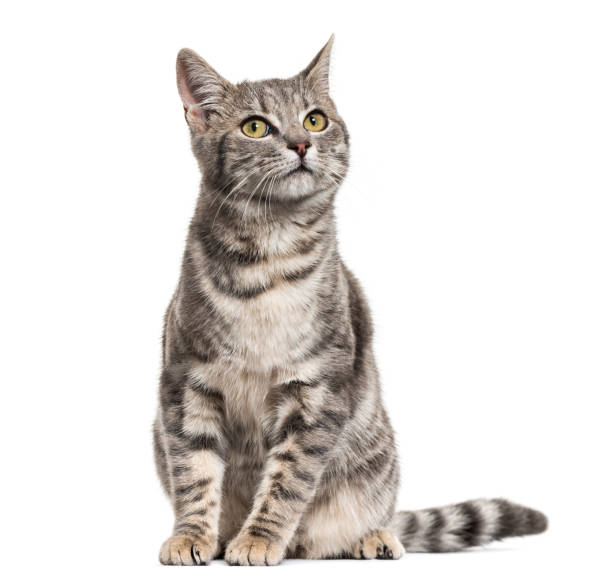
#> input picture cat.jpg, 612 x 584 px, found by its file name
$ jupyter execute day16.ipynb
#> lines starting #> are read from the running program, lines starting #| are printed output that depends on the picture
[cell 1]
import matplotlib.pyplot as plt
import cv2
#from day16_1 import imshow

[cell 2]
#featre dection

[cell 3]
img=cv2.imread("C:\\Users\\ishuk\\Desktop\\4rd year intership\\collage\\python fundamental\\fundamental of ml_ai\\cat.jpg")
#> img is the input picture: shape (584, 612, 3); mean B, G, R 219.2, 222.2, 226.1

[cell 4]
img11=cv2.imread("C:\\Users\\ishuk\\Desktop\\4rd year intership\\collage\\python fundamental\\fundamental of ml_ai\\dog.jpg")
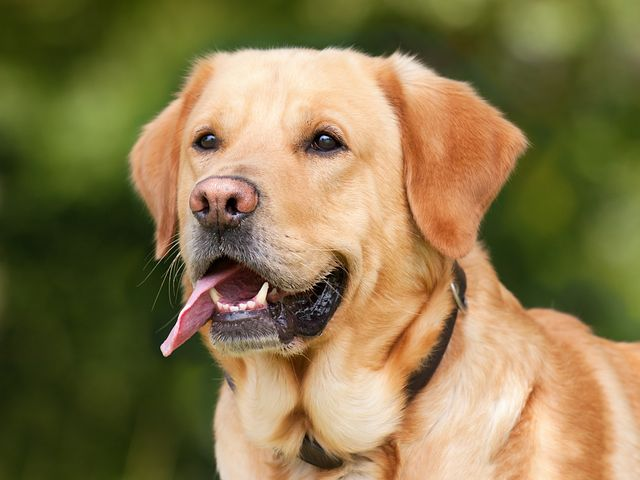
#> input picture dog.jpg, 640 x 480 px, found by its file name
#> img11 is the input picture: shape (480, 640, 3); mean B, G, R 76.2, 119.6, 136.3
img11.shape
len(img11)
#> Out = 480

[cell 5]
plt.imshow(img)

[cell 6]
#!python -m pip install opencv-contrib-python --user

[cell 7]
'''In order to perform detection of features and
 matching, we make use of a function called sift
 function or Scale invariant Feature Transform function
 in OpenCV using which the vector representations
 from the image’s visual '''

[cell 8]
'''ORB is a fusion of FAST keypoint detector
 and BRIEF descriptor with some added features to
improve the performance'''

[cell 9]
'''Use Alternative Feature Detection and Description
Methods: Since the xfeatures2d module has been
deprecated, you should consider using alternative
methods available in the main cv2 module or other
libraries. OpenCV provides various feature detection and
 description algorithms that are still available.
 For example, you can use cv2.SIFT or cv2.ORB
 from the main cv2 module.'''

[cell 10]
sift_d=cv2.SIFT_create()
orb_d=cv2.ORB_create()
#surf_d=cv2.xfeatures2d.SURF()

[cell 11]
'''# Detect keypoints and compute descriptors'''

[cell 12]
kp1, des1=sift_d.detectAndCompute(img,None)
#> kp1 = 1349 keypoints; strongest (x, y, size): (220, 556, 7.1), (518, 522, 26.1), (385, 554, 10.6), (237, 564, 3.4)
len(kp1)
#> Out = 1349

[cell 13]
kp2, des2=sift_d.detectAndCompute(img11,None)
#> kp2 = 555 keypoints; strongest (x, y, size): (324, 137, 2.4), (166, 348, 8.6), (321, 141, 25), (265, 287, 4.7)
len(kp2)
#> Out = 555

[cell 14]
kp1
#> Out has the same summary as kp1

[cell 15]
len(kp1)
#> Out = 1349

[cell 16]
kp1_0=kp1[1]
#> kp1_0 = keypoint at (152, 422.6), size 1.9
kp1_0.size
#> Out = 1.88

[cell 17]
kp1_0=kp1[0]
#> kp1_0 = keypoint at (150.6, 427.6), size 3.1
kp1_0.size
#> Out = 3.14

[cell 18]
import matplotlib.pyplot as plt
img1_kp=cv2.drawKeypoints(img,kp1,0,(0,0,255),cv2.DRAW_MATCHES_FLAGS_DRAW_RICH_KEYPOINTS)
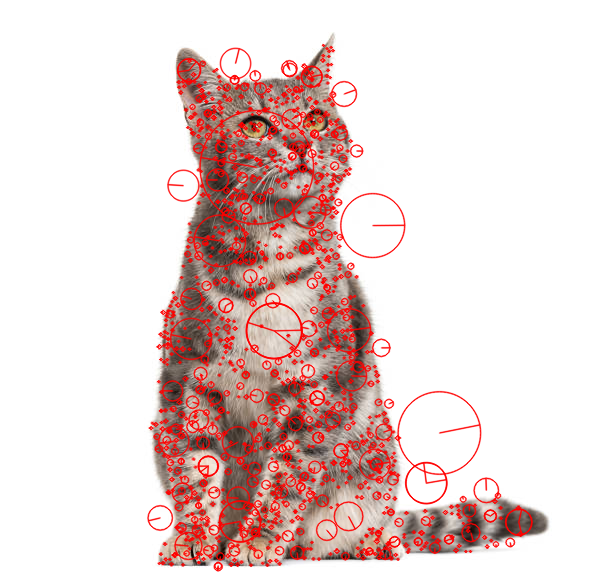
#> img1_kp: shape (584, 612, 3); mean B, G, R 209.9, 212.3, 232.3
plt.imshow(img1_kp[:,:,::-1])

[cell 19]
des1.shape
#> Out = (1349, 128)

[cell 20]
import matplotlib.pyplot as plt
img11_kp=cv2.drawKeypoints(img11,kp2,0,(0,0,255),cv2.DRAW_MATCHES_FLAGS_DRAW_RICH_KEYPOINTS)
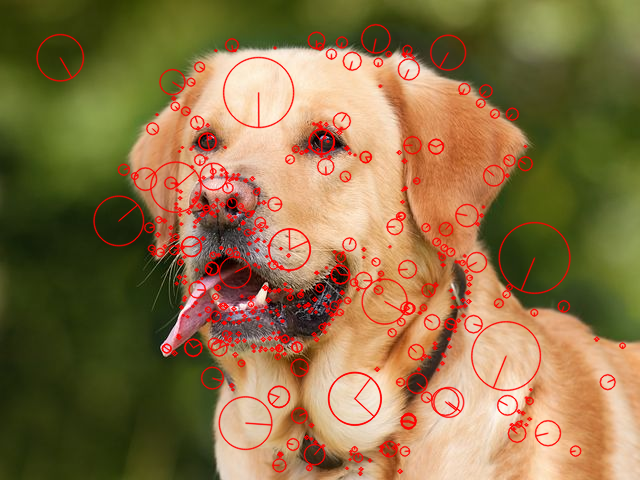
#> img11_kp: shape (480, 640, 3); mean B, G, R 71.5, 113.5, 140.8
plt.imshow(img11_kp[:,:,::-1])

[cell 21]
des2.shape
#> Out = (555, 128)

[cell 22]
matcher = cv2.BFMatcher()

[cell 23]
matches = matcher.knnMatch(des1, des2, k = 2) #kernal = k
#> matches = 1349 matches
len(matches)
#> Out = 1349

[cell 24]
count = 0
th = 20
for m1, m2 in matches:
    gap = abs(m1.distance - m2.distance)
    if gap < th:
        count += 1
#> this loop made 1349 passes
#> gap on passes 1 to 12: 15.59, 33.71, 2.37, 15.3, 51.87, 26.72, 56.47, 48.13, 58.48, 43.11, 27.01, 11.43
#> after the loop, count = 844
print(count, len(matches))
#| 844 1349
